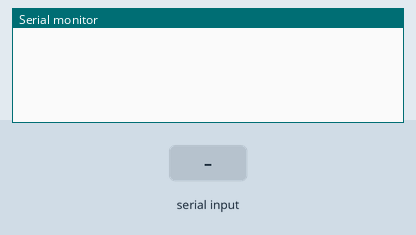
The sketch below on a simulated Arduino Uno, built with avr-gcc and run on an emulated ATmega328P. On the bench: the last lines printed to the serial monitor. The inputs (shaded band) are chosen by the test bench. Random numbers use the default seed unless the sketch sets one.

Above: at 1.2 s.
1.3 s: "1" received over Serial
At 3.2 s:
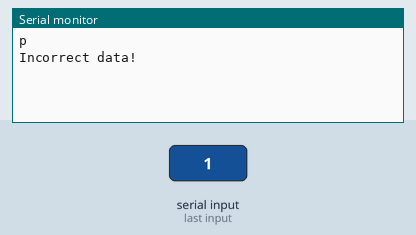
3.8 s: "3" received over Serial
At 6.0 s:
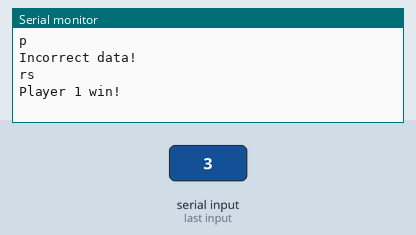
6.3 s: "r" received over Serial
At 8.0 s:
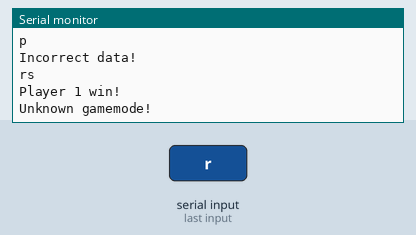
8.8 s: "1" received over Serial
At 11.0 s:
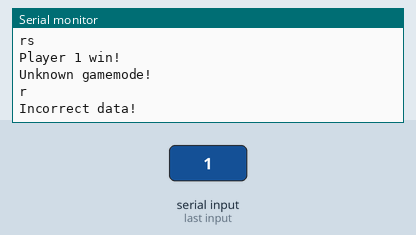
11.3 s: "3" received over Serial
At 13.2 s:
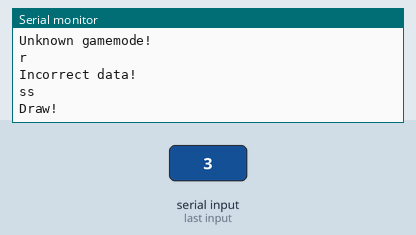

The sketch:

Server.ino
```cpp
/**
 * @brief Stores the moves of Player 1 and Player 2, and the selected game mode.
 */
char player1move;
char player2move;
char gamemode;

/**
 * @brief Initializes serial communication at 9600 baud rate.
 */
void setup()
{
  Serial.begin(9600);
}

/**
 * @brief Continuously checks for data from the client and processes the game logic.
 *
 * If a message is available from the serial port, it reads the message and starts the game by calling `LaunchGame()`.
 */
void loop()
{
  if (Serial.available())
  {
    LaunchGame(TokenizeMessageFromClient(Serial.readString()));
  }
}

/**
 * @brief Launches the game based on the game mode and player moves received.
 *
 * @param tokenizedMessage A tokenized message that contains the game mode and player moves.
 */
void LaunchGame(char* tokenizedMessage)
{
  for (int i = 0; i < strlen(tokenizedMessage); i++)
    {
      if (i == 0) gamemode = tokenizedMessage[i];
      if (i == 1) player1move = tokenizedMessage[i];
      if (i == 2) player2move = tokenizedMessage[i];
    }

    switch(gamemode)
    {
      case '1':
        ManVsAIHandle(player1move);
        break;

      case '2':
        ManVsManHandle(player1move, player2move);
        break;

      case '3':
        AIVsAIHandle();
        break;

      default:
        Serial.println("Unknown gamemode!");
        break;
    }
}

/**
 * @brief Converts a message from the client into a tokenized char array.
 *
 * @param message The message received from the client as a String.
 * @return A pointer to a tokenized char array.
 */
char* TokenizeMessageFromClient(String message)
{
  int length = message.length();

  static char* decryptedMessage = new char[length + 1];  // Add 1 for null terminator

  // Convert the String to a char array
  for (int i = 0; i < length; i++)
  {
    decryptedMessage[i] = message[i];
  }
  decryptedMessage[length] = '\0';  // Null-terminate the string

  return decryptedMessage;
}

/**
 * @brief Generates a random move for the AI (rock, paper, or scissors).
 *
 * @return A character representing the AI's move ('r' for rock, 'p' for paper, 's' for scissors).
 */
char RandomChoice()
{
  int randomNumber = rand() % 3;

  if (randomNumber == 0) return 'r';
  if (randomNumber == 1) return 'p';
  if (randomNumber == 2) return 's';

  return 'r';
}

/**
 * @brief Compares the moves of Player 1 and Player 2 and determines the winner.
 *
 * @param player1move The move of Player 1.
 * @param player2move The move of Player 2.
 */
void CheckWinCondition(char player1move, char player2move)
{
  //Serial.println("Player 1 move: " + String(player1move));
  //Serial.println("Player 2 move: " + String(player2move));

  Serial.println(String(player1move) + String(player2move));

  if (player1move == 'r')
  {
    if (player2move == 'r') Serial.println("Draw!");

    else if (player2move == 'p') Serial.println("Player 2 win!");

    else if (player2move == 's') Serial.println("Player 1 win!");

    else Serial.println("Incorrect data!");
  }
  else if (player1move == 'p')
  {
    if (player2move == 'r') Serial.println("Player 1 win!");

    else if (player2move == 'p') Serial.println("Draw!");

    else if (player2move == 's') Serial.println("Player 2 win!");

    else Serial.println("Incorrect data!");
  }
  else if (player1move == 's')
  {
    if (player2move == 'r') Serial.println("Player 2 win!");

    else if (player2move == 'p') Serial.println("Player 1 win!");

    else if (player2move == 's') Serial.println("Draw!");

    else Serial.println("Incorrect data!");
  }
  else
  {
    Serial.println("Incorrect data!");
  }
}

/**
 * @brief Handles the game logic for the Man vs AI game mode.
 *
 * @param player1move The move of Player 1.
 */
void ManVsAIHandle(char player1move)
{
  CheckWinCondition(player1move, RandomChoice());
}

/**
 * @brief Handles the game logic for the Man vs Man game mode.
 *
 * @param player1move The move of Player 1.
 * @param player2move The move of Player 2.
 */
void ManVsManHandle(char player1move, char player2move)
{
  CheckWinCondition(player1move, player2move);
}

/**
 * @brief Handles the game logic for the AI vs AI game mode.
 */
void AIVsAIHandle()
{
  CheckWinCondition(RandomChoice(), RandomChoice());
}
```

Measured:
- after the input at 1.3 s, the serial monitor: prints a new line after 1.0 s (image 1)
- after the input at 3.8 s, the serial monitor: prints a new line after 1.0 s (image 2)
- after the input at 6.3 s, the serial monitor: prints a new line after 1.0 s (image 3)
- after the input at 8.8 s, the serial monitor: prints a new line after 1.0 s (image 4)
- after the input at 11.3 s, the serial monitor: prints a new line after 1.0 s (image 5)
